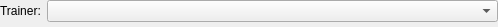
<?xml version="1.0" encoding="UTF-8"?>
<ui version="4.0">
 <class>ViNeuralTrainerWidget</class>
 <widget class="QWidget" name="ViNeuralTrainerWidget">
  <property name="geometry">
   <rect>
    <x>0</x>
    <y>0</y>
    <width>498</width>
    <height>27</height>
   </rect>
  </property>
  <property name="sizePolicy">
   <sizepolicy hsizetype="Preferred" vsizetype="Preferred">
    <horstretch>0</horstretch>
    <verstretch>0</verstretch>
   </sizepolicy>
  </property>
  <property name="minimumSize">
   <size>
    <width>0</width>
    <height>0</height>
   </size>
  </property>
  <property name="maximumSize">
   <size>
    <width>16777215</width>
    <height>16777215</height>
   </size>
  </property>
  <property name="windowTitle">
   <string>Form</string>
  </property>
  <property name="styleSheet">
   <string/>
  </property>
  <layout class="QFormLayout" name="formLayout">
   <property name="leftMargin">
    <number>0</number>
   </property>
   <property name="topMargin">
    <number>0</number>
   </property>
   <property name="rightMargin">
    <number>0</number>
   </property>
   <property name="bottomMargin">
    <number>0</number>
   </property>
   <item row="0" column="0">
    <widget class="QLabel" name="label">
     <property name="minimumSize">
      <size>
       <width>0</width>
       <height>0</height>
      </size>
     </property>
     <property name="maximumSize">
      <size>
       <width>16777215</width>
       <height>16777215</height>
      </size>
     </property>
     <property name="text">
      <string>Trainer:</string>
     </property>
    </widget>
   </item>
   <item row="0" column="1">
    <widget class="QComboBox" name="comboBox"/>
   </item>
  </layout>
 </widget>
 <resources/>
 <connections/>
</ui>
